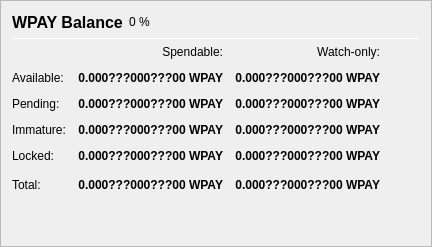
                   <widget class="QFrame" name="frame_Balances">
                    <property name="frameShape">
                     <enum>QFrame::StyledPanel</enum>
                    </property>
                    <property name="frameShadow">
                     <enum>QFrame::Raised</enum>
                    </property>
                    <layout class="QVBoxLayout" name="verticalLayout_4">
                     <item>
                      <layout class="QHBoxLayout" name="horizontalLayout_4">
                       <item>
                        <widget class="QLabel" name="label_5">
                         <property name="minimumSize">
                          <size>
                           <width>0</width>
                           <height>20</height>
                          </size>
                         </property>
                         <property name="font">
                          <font>
                           <pointsize>12</pointsize>
                           <weight>75</weight>
                           <bold>true</bold>
                          </font>
                         </property>
                         <property name="text">
                          <string>WPAY Balance</string>
                         </property>
                        </widget>
                       </item>
                       <item>
                        <widget class="QLabel" name="labelWPAYPercent">
                         <property name="text">
                          <string notr="true">0 %</string>
                         </property>
                        </widget>
                       </item>
                       <item>
                        <spacer name="horizontalSpacer_3">
                         <property name="orientation">
                          <enum>Qt::Horizontal</enum>
                         </property>
                         <property name="sizeHint" stdset="0">
                          <size>
                           <width>40</width>
                           <height>20</height>
                          </size>
                         </property>
                        </spacer>
                       </item>
                      </layout>
                     </item>
                     <item>
                      <widget class="Line" name="line_Balance">
                       <property name="minimumSize">
                        <size>
                         <width>0</width>
                         <height>1</height>
                        </size>
                       </property>
                       <property name="maximumSize">
                        <size>
                         <width>16777215</width>
                         <height>1</height>
                        </size>
                       </property>
                       <property name="orientation">
                        <enum>Qt::Horizontal</enum>
                       </property>
                      </widget>
                     </item>
                     <item>
                      <layout class="QGridLayout" name="gridLayout">
                       <property name="spacing">
                        <number>12</number>
                       </property>
                       <item row="0" column="1">
                        <widget class="QLabel" name="labelSpendable">
                         <property name="text">
                          <string>Spendable:</string>
                         </property>
                         <property name="alignment">
                          <set>Qt::AlignRight|Qt::AlignTrailing|Qt::AlignVCenter</set>
                         </property>
                        </widget>
                       </item>
                       <item row="0" column="2">
                        <widget class="QLabel" name="labelWatchonly">
                         <property name="text">
                          <string>Watch-only:</string>
                         </property>
                         <property name="alignment">
                          <set>Qt::AlignRight|Qt::AlignTrailing|Qt::AlignVCenter</set>
                         </property>
                        </widget>
                       </item>
                       <item row="1" column="0">
                        <widget class="QLabel" name="labelBalanceText">
                         <property name="text">
                          <string>Available:</string>
                         </property>
                        </widget>
                       </item>
                       <item row="1" column="1">
                        <widget class="QLabel" name="labelBalance">
                         <property name="font">
                          <font>
                           <weight>75</weight>
                           <bold>true</bold>
                          </font>
                         </property>
                         <property name="cursor">
                          <cursorShape>IBeamCursor</cursorShape>
                         </property>
                         <property name="toolTip">
                          <string>Your current spendable balance</string>
                         </property>
                         <property name="text">
                          <string notr="true">0.000???000???00 WPAY</string>
                         </property>
                         <property name="alignment">
                          <set>Qt::AlignRight|Qt::AlignTrailing|Qt::AlignVCenter</set>
                         </property>
                         <property name="textInteractionFlags">
                          <set>Qt::LinksAccessibleByMouse|Qt::TextSelectableByKeyboard|Qt::TextSelectableByMouse</set>
                         </property>
                        </widget>
                       </item>
                       <item row="1" column="2">
                        <widget class="QLabel" name="labelWatchAvailable">
                         <property name="font">
                          <font>
                           <weight>75</weight>
                           <bold>true</bold>
                          </font>
                         </property>
                         <property name="cursor">
                          <cursorShape>IBeamCursor</cursorShape>
                         </property>
                         <property name="toolTip">
                          <string>Your current balance in watch-only addresses</string>
                         </property>
                         <property name="text">
                          <string notr="true">0.000???000???00 WPAY</string>
                         </property>
                         <property name="alignment">
                          <set>Qt::AlignRight|Qt::AlignTrailing|Qt::AlignVCenter</set>
                         </property>
                         <property name="textInteractionFlags">
                          <set>Qt::LinksAccessibleByMouse|Qt::TextSelectableByKeyboard|Qt::TextSelectableByMouse</set>
                         </property>
                        </widget>
                       </item>
                       <item row="2" column="0">
                        <widget class="QLabel" name="labelPendingText">
                         <property name="text">
                          <string>Pending:</string>
                         </property>
                        </widget>
                       </item>
                       <item row="2" column="1">
                        <widget class="QLabel" name="labelUnconfirmed">
                         <property name="font">
                          <font>
                           <weight>75</weight>
                           <bold>true</bold>
                          </font>
                         </property>
                         <property name="cursor">
                          <cursorShape>IBeamCursor</cursorShape>
                         </property>
                         <property name="toolTip">
                          <string>Total of transactions that have yet to be confirmed, and do not yet count toward the spendable balance</string>
                         </property>
                         <property name="text">
                          <string notr="true">0.000???000???00 WPAY</string>
                         </property>
                         <property name="alignment">
                          <set>Qt::AlignRight|Qt::AlignTrailing|Qt::AlignVCenter</set>
                         </property>
                         <property name="textInteractionFlags">
                          <set>Qt::LinksAccessibleByMouse|Qt::TextSelectableByKeyboard|Qt::TextSelectableByMouse</set>
                         </property>
                        </widget>
                       </item>
                       <item row="2" column="2">
                        <widget class="QLabel" name="labelWatchPending">
                         <property name="font">
                          <font>
                           <weight>75</weight>
                           <bold>true</bold>
                          </font>
                         </property>
                         <property name="cursor">
                          <cursorShape>IBeamCursor</cursorShape>
                         </property>
                         <property name="toolTip">
                          <string>Unconfirmed transactions to watch-only addresses</string>
                         </property>
                         <property name="text">
                          <string notr="true">0.000???000???00 WPAY</string>
                         </property>
                         <property name="alignment">
                          <set>Qt::AlignRight|Qt::AlignTrailing|Qt::AlignVCenter</set>
                         </property>
                         <property name="textInteractionFlags">
                          <set>Qt::LinksAccessibleByMouse|Qt::TextSelectableByKeyboard|Qt::TextSelectableByMouse</set>
                         </property>
                        </widget>
                       </item>
                       <item row="3" column="0">
                        <widget class="QLabel" name="labelImmatureText">
                         <property name="text">
                          <string>Immature:</string>
                         </property>
                        </widget>
                       </item>
                       <item row="3" column="1">
                        <widget class="QLabel" name="labelImmature">
                         <property name="font">
                          <font>
                           <weight>75</weight>
                           <bold>true</bold>
                          </font>
                         </property>
                         <property name="cursor">
                          <cursorShape>IBeamCursor</cursorShape>
                         </property>
                         <property name="toolTip">
                          <string>Staked or masternode rewards that has not yet matured</string>
                         </property>
                         <property name="text">
                          <string notr="true">0.000???000???00 WPAY</string>
                         </property>
                         <property name="alignment">
                          <set>Qt::AlignRight|Qt::AlignTrailing|Qt::AlignVCenter</set>
                         </property>
                         <property name="textInteractionFlags">
                          <set>Qt::LinksAccessibleByMouse|Qt::TextSelectableByKeyboard|Qt::TextSelectableByMouse</set>
                         </property>
                        </widget>
                       </item>
                       <item row="3" column="2">
                        <widget class="QLabel" name="labelWatchImmature">
                         <property name="font">
                          <font>
                           <weight>75</weight>
                           <bold>true</bold>
                          </font>
                         </property>
                         <property name="cursor">
                          <cursorShape>IBeamCursor</cursorShape>
                         </property>
                         <property name="toolTip">
                          <string>Staked or masternode rewards in watch-only addresses that has not yet matured</string>
                         </property>
                         <property name="text">
                          <string notr="true">0.000???000???00 WPAY</string>
                         </property>
                         <property name="alignment">
                          <set>Qt::AlignRight|Qt::AlignTrailing|Qt::AlignVCenter</set>
                         </property>
                         <property name="textInteractionFlags">
                          <set>Qt::LinksAccessibleByMouse|Qt::TextSelectableByKeyboard|Qt::TextSelectableByMouse</set>
                         </property>
                        </widget>
                       </item>
                       <item row="4" column="0">
                        <widget class="QLabel" name="labelLockedBalanceText">
                         <property name="toolTip">
                          <string>Locked WPAY or Masternode collaterals. These are excluded from zWPAY minting.</string>
                         </property>
                         <property name="text">
                          <string>Locked:</string>
                         </property>
                        </widget>
                       </item>
                       <item row="4" column="1">
                        <widget class="QLabel" name="labelLockedBalance">
                         <property name="font">
                          <font>
                           <weight>75</weight>
                           <bold>true</bold>
                          </font>
                         </property>
                         <property name="cursor">
                          <cursorShape>IBeamCursor</cursorShape>
                         </property>
                         <property name="toolTip">
                          <string>Locked WPAY or Masternode collaterals. These are excluded from zWPAY minting.</string>
                         </property>
                         <property name="text">
                          <string notr="true">0.000???000???00 WPAY</string>
                         </property>
                         <property name="alignment">
                          <set>Qt::AlignRight|Qt::AlignTrailing|Qt::AlignVCenter</set>
                         </property>
                         <property name="textInteractionFlags">
                          <set>Qt::LinksAccessibleByMouse|Qt::TextSelectableByKeyboard|Qt::TextSelectableByMouse</set>
                         </property>
                        </widget>
                       </item>
                       <item row="4" column="2">
                        <widget class="QLabel" name="labelWatchLocked">
                         <property name="font">
                          <font>
                           <weight>75</weight>
                           <bold>true</bold>
                          </font>
                         </property>
                         <property name="cursor">
                          <cursorShape>IBeamCursor</cursorShape>
                         </property>
                         <property name="toolTip">
                          <string>Current locked balance in watch-only addresses</string>
                         </property>
                         <property name="text">
                          <string notr="true">0.000???000???00 WPAY</string>
                         </property>
                         <property name="alignment">
                          <set>Qt::AlignRight|Qt::AlignTrailing|Qt::AlignVCenter</set>
                         </property>
                         <property name="textInteractionFlags">
                          <set>Qt::LinksAccessibleByMouse|Qt::TextSelectableByKeyboard|Qt::TextSelectableByMouse</set>
                         </property>
                        </widget>
                       </item>
                       <item row="5" column="0">
                        <widget class="QLabel" name="labelTotalText">
                         <property name="toolTip">
                          <string>Your current WPAY balance, unconfirmed and immature transactions included</string>
                         </property>
                         <property name="text">
                          <string>Total:</string>
                         </property>
                        </widget>
                       </item>
                       <item row="5" column="1">
                        <widget class="QLabel" name="labelTotal">
                         <property name="font">
                          <font>
                           <weight>75</weight>
                           <bold>true</bold>
                          </font>
                         </property>
                         <property name="cursor">
                          <cursorShape>IBeamCursor</cursorShape>
                         </property>
                         <property name="toolTip">
                          <string>Your current WPAY balance, unconfirmed and immature transactions included</string>
                         </property>
                         <property name="text">
                          <string notr="true">0.000???000???00 WPAY</string>
                         </property>
                         <property name="alignment">
                          <set>Qt::AlignRight|Qt::AlignTrailing|Qt::AlignVCenter</set>
                         </property>
                         <property name="textInteractionFlags">
                          <set>Qt::LinksAccessibleByMouse|Qt::TextSelectableByKeyboard|Qt::TextSelectableByMouse</set>
                         </property>
                        </widget>
                       </item>
                       <item row="5" column="2">
                        <widget class="QLabel" name="labelWatchTotal">
                         <property name="font">
                          <font>
                           <weight>75</weight>
                           <bold>true</bold>
                          </font>
                         </property>
                         <property name="cursor">
                          <cursorShape>IBeamCursor</cursorShape>
                         </property>
                         <property name="toolTip">
                          <string>Current total balance in watch-only addresses</string>
                         </property>
                         <property name="text">
                          <string notr="true">0.000???000???00 WPAY</string>
                         </property>
                         <property name="alignment">
                          <set>Qt::AlignRight|Qt::AlignTrailing|Qt::AlignVCenter</set>
                         </property>
                         <property name="textInteractionFlags">
                          <set>Qt::LinksAccessibleByMouse|Qt::TextSelectableByKeyboard|Qt::TextSelectableByMouse</set>
                         </property>
                        </widget>
                       </item>
                       <item row="5" column="3">
                        <spacer name="horizontalSpacer_9">
                         <property name="orientation">
                          <enum>Qt::Horizontal</enum>
                         </property>
                         <property name="sizeHint" stdset="0">
                          <size>
                           <width>40</width>
                           <height>20</height>
                          </size>
                         </property>
                        </spacer>
                       </item>
                      </layout>
                     </item>
                     <item>
                      <spacer name="verticalSpacer_3">
                       <property name="orientation">
                        <enum>Qt::Vertical</enum>
                       </property>
                       <property name="sizeHint" stdset="0">
                        <size>
                         <width>20</width>
                         <height>40</height>
                        </size>
                       </property>
                      </spacer>
                     </item>
                    </layout>
                   </widget>
